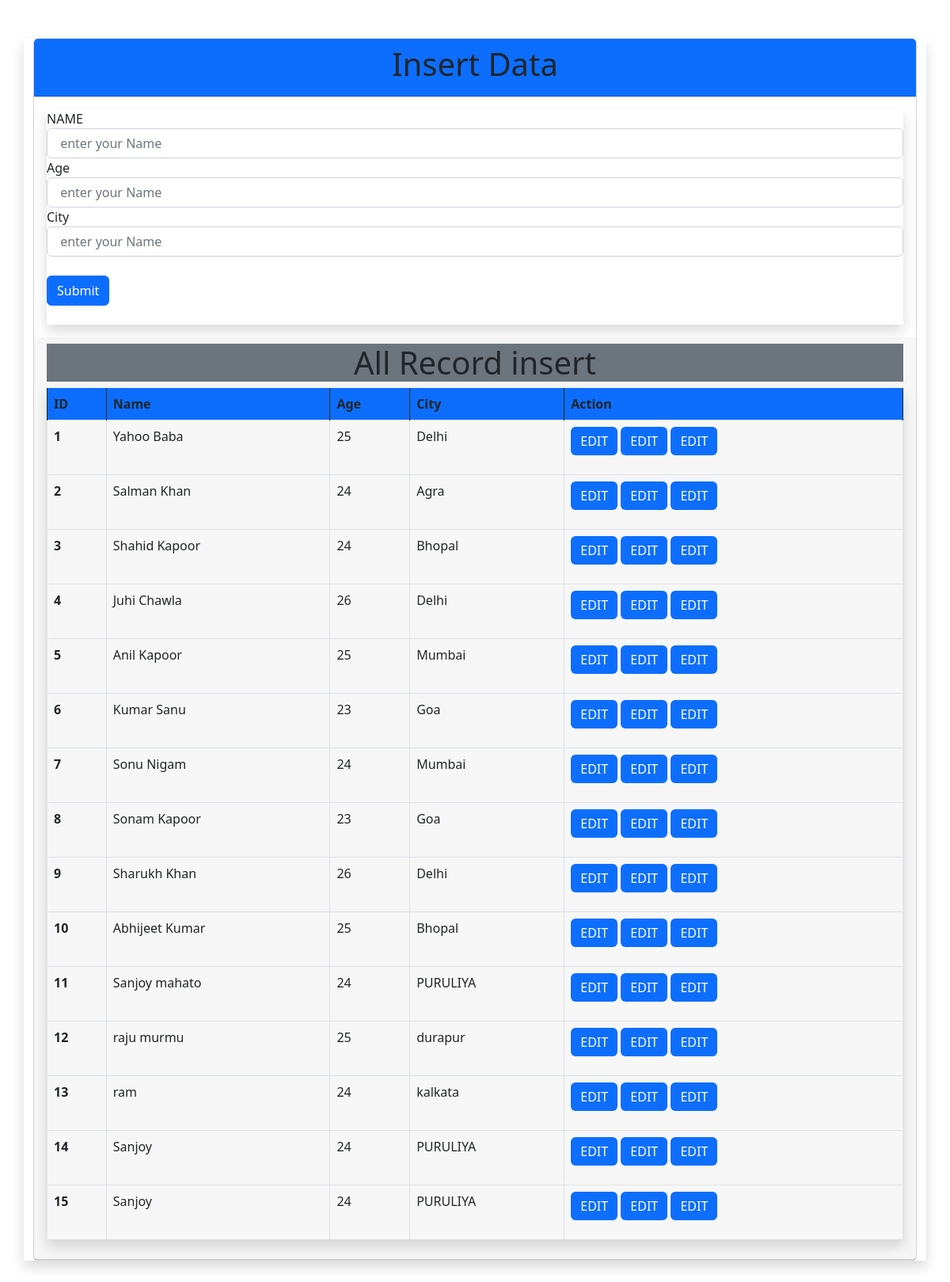
The page / on the database its author committed.
### tables this page shows
CREATE TABLE `city` (
  `id` int(11) NOT NULL,
  `student_name` varchar(200) NOT NULL,
  `age` int(11) NOT NULL,
  `city` varchar(200) NOT NULL
);

### index.php (the view, shortened to what this page needs)
<!doctype html>
<html lang="en">
  <head>
    <link href="https://cdn.jsdelivr.net/npm/bootstrap@5.2.3/dist/css/bootstrap.min.css" rel="stylesheet">
  </head>
  <body>
    <div class="py-5">
        <div class = "container shadow">
        <div class ="row justify-content-center">
            <div class ="col-md-12 ">
                <div class="card">
                    <div class ="card-header bg-primary">
                        <h1 class ="text-center">Insert Data</h1>
                    </div>
                    <div class ="card-body">
                        <form class="shadow" action="db.php" method="post">
                            <div class="form-group">
                              <label for="">NAME</label>
                              <input type="text" name="name" id="name" class="form-control" placeholder=" enter your Name" aria-describedby="helpId">
                          </div>
                          <div class="form-group">
                              <label for="">Age</label>
                              <input type="number" name="age" id="age" class="form-control" placeholder=" enter your Name" aria-describedby="helpId">
                          </div>
                          <div class="form-group">
                              <label for="">City</label>
                              <input type="text" name="city" id="city" class="form-control" placeholder=" enter your Name" aria-describedby="helpId">
                          </div>
                          <div class="py-4">
                            <button type="submit" name="submit" class="btn btn-primary">Submit</button>
                       </div>
                     </form>
                    </div>
                    <div class ="card-header" >
                        <h1 class="text-center  bg-secondary">All Record insert</h1>
                     <div class="col-xs-12 shadow">
                     <table class="table table-bordered ">
  <thead>
    <tr class="bg-primary border-0">
      <th scope="col">ID</th>
      <th scope="col">Name</th>
      <th scope="col">Age</th>
      <th scope="col">City</th>
      <th scope="col border-0 text-uppercase font-medium">Action</th>
    </tr>
  </thead>
  <tbody>
  <?php
                          include ("config.php");
	  $sql = "SELECT * FROM city";
	  $query = $conn -> prepare($sql);
      $query -> execute();
      $results = $query -> fetchAll(PDO::FETCH_OBJ);
if($query -> rowCount() > 0)
{
foreach($results as $result)
{
	  ?>
    <tr>
      <th scope="row"><?php echo $result -> id ; ?></th>
      <td ><?php echo $result -> student_name ; ?></td>
      <td><?php echo $result -> age ;?></td>
      <td><?php echo $result -> city ; ?></td>
      <td class="form-group" >
        <ul class="btn btn-primary border-0 text-uppercase font-medium" href="#" ro>edit</ul>
       <ul class="btn btn-primary border-0 text-uppercase font-medium" href="#" role="button">edit</ul>
       <ul class="btn btn-primary border-0 text-uppercase font-medium" href="#" role="button">edit</ul>
      </td>
      </tr>
<?php  }
}?>
  </tbody>
</table>
                    </div>
                    </div>
                </div>
            </div>
        </div>
    </div>
    </div>
  </body>
</html>

### rows shown on the page
city: id "1", student_name "Yahoo Baba", age "25", city "Delhi"
city: id "2", student_name "Salman Khan", age "24", city "Agra"
city: id "3", student_name "Shahid Kapoor", age "24", city "Bhopal"
city: id "4", student_name "Juhi Chawla", age "26", city "Delhi"
city: id "5", student_name "Anil Kapoor", age "25", city "Mumbai"
city: id "6", student_name "Kumar Sanu", age "23", city "Goa"
city: id "7", student_name "Sonu Nigam", age "24", city "Mumbai"
city: id "8", student_name "Sonam Kapoor", age "23", city "Goa"
city: id "9", student_name "Sharukh Khan", age "26", city "Delhi"
city: id "10", student_name "Abhijeet Kumar", age "25", city "Bhopal"
city: id "11", student_name "Sanjoy mahato", age "24", city "PURULIYA"
city: id "12", student_name "raju murmu", age "25", city "durapur"
city: id "13", student_name "ram", age "24", city "kalkata"
city: id "14", student_name "Sanjoy", age "24", city "PURULIYA"
city: id "15", student_name "Sanjoy", age "24", city "PURULIYA"
